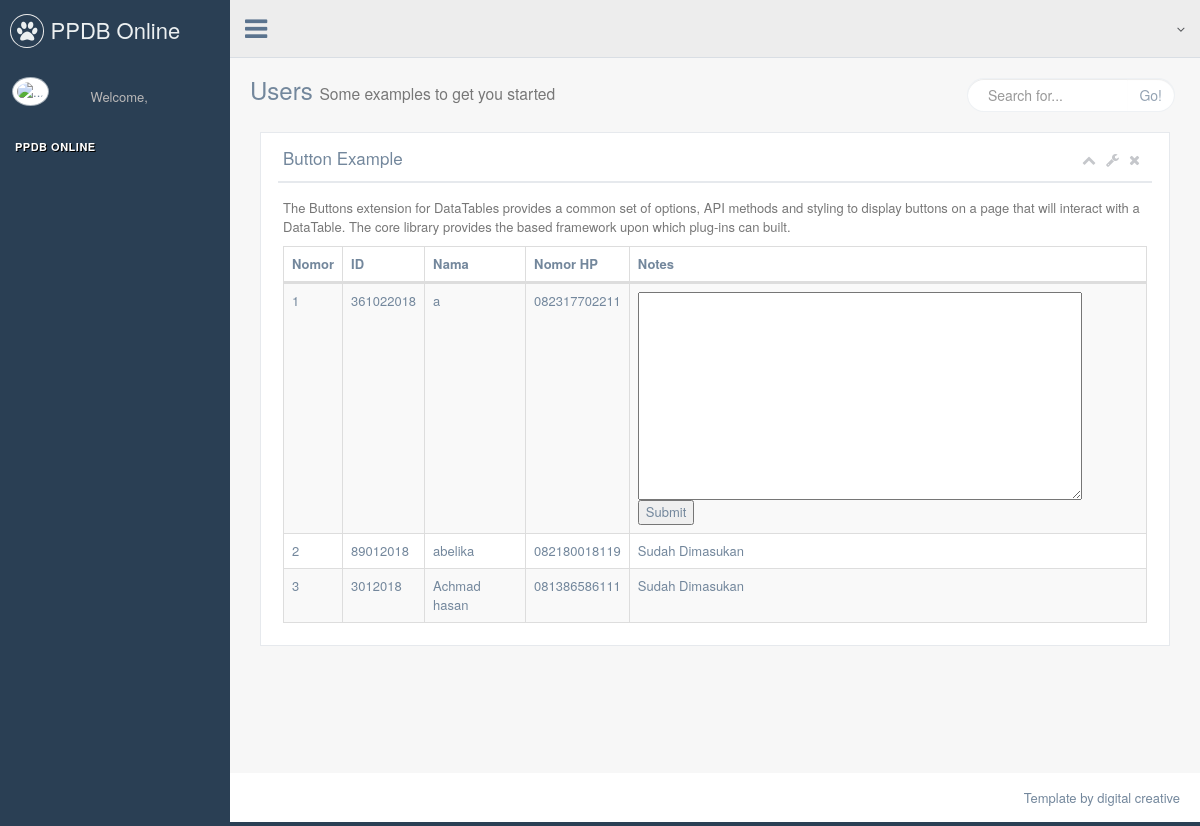
The page /index.php/admin/list_siswa_fase_3_notes on the database its author committed.
### tables this page shows
CREATE TABLE `membership` (
  `id` int(11) NOT NULL,
  `nama` varchar(255) DEFAULT NULL,
  `asal_daerah` varchar(255) DEFAULT NULL,
  `email` varchar(255) NOT NULL DEFAULT '',
  `role` int(11) DEFAULT '1',
  `status` int(11) NOT NULL DEFAULT '0',
  `foto_pribadi` varchar(2500) DEFAULT '',
  `password` varchar(32) DEFAULT NULL,
  `status_fase` int(11) NOT NULL DEFAULT '0',
  `melengkapi_data` int(11) NOT NULL DEFAULT '0',
  `fotokopi_rapor` int(11) NOT NULL DEFAULT '0',
  `pas_foto` int(11) NOT NULL DEFAULT '0',
  `fotokopi_ktp` int(11) NOT NULL DEFAULT '0',
  `fotokopi_kk` int(11) NOT NULL DEFAULT '0',
  `formulir_referensi` int(11) NOT NULL DEFAULT '0',
  `fotokopi_rekening_listrik` int(11) NOT NULL DEFAULT '0',
  `fotokopi_slip_gaji` int(11) NOT NULL DEFAULT '0',
  `surat_keterangan_tidak_mampu` int(11) NOT NULL DEFAULT '0',
  `fotokopi_ijazah` int(11) NOT NULL DEFAULT '0',
  `wni_domisili` int(11) NOT NULL DEFAULT '0',
  `usia_diatas_14` int(11) NOT NULL DEFAULT '0',
  `rata_rata_rapor` int(11) NOT NULL DEFAULT '0',
  `peringkat_10` int(11) NOT NULL DEFAULT '0',
  `tagihan_listrik` int(11) NOT NULL DEFAULT '0',
  `dukungan_referensi` int(11) NOT NULL DEFAULT '0',
  `lulusan_maksimal` int(11) NOT NULL DEFAULT '0',
  `tidak_sedang_menjabat` int(11) NOT NULL DEFAULT '0',
  `status_raport` int(11) NOT NULL DEFAULT '0',
  `skor_raport` int(11) NOT NULL DEFAULT '0',
  `status_organisasi` int(11) NOT NULL DEFAULT '0',
  `skor_organisasi` int(11) NOT NULL DEFAULT '0',
  `status_kepemimpinan` int(11) NOT NULL DEFAULT '0',
  `skor_kepimpinan` int(11) NOT NULL DEFAULT '0',
  `status_kreatifitas` int(11) NOT NULL DEFAULT '0',
  `skor_kreatifitas` int(11) NOT NULL DEFAULT '0',
  `status_keahlian_bidang` int(11) NOT NULL DEFAULT '0',
  `skor_keahlian_bidang` int(11) NOT NULL DEFAULT '0',
  `status_sertifikat_kota` int(11) NOT NULL DEFAULT '0',
  `skor_sertifikat_kota` int(11) NOT NULL DEFAULT '0',
  `status_sertifikat_provinsi` int(11) NOT NULL DEFAULT '0',
  `skor_sertifikat_provinsi` int(11) NOT NULL DEFAULT '0',
  `status_sertifikat_nasional` int(11) NOT NULL DEFAULT '0',
  `skor_sertifikat_nasional` int(11) NOT NULL DEFAULT '0',
  `status_essai` int(11) NOT NULL DEFAULT '0',
  `skor_essai` int(11) NOT NULL DEFAULT '0',
  `status_juara` int(11) NOT NULL DEFAULT '0',
  `skor_juara` int(11) NOT NULL DEFAULT '0',
  `status_juara_umum` int(11) NOT NULL DEFAULT '0',
  `skor_juara_umum` int(11) NOT NULL DEFAULT '0',
  `status_referensi` int(11) NOT NULL DEFAULT '0',
  `skor_referensi` int(11) NOT NULL DEFAULT '0',
  `notes` text NOT NULL,
  `status_notes` int(11) NOT NULL DEFAULT '0',
  `rumah_tampak_depan` int(11) NOT NULL DEFAULT '0',
  `rumah_tampak_belakang` int(11) NOT NULL DEFAULT '0',
  `rumah_tampak_kanan` int(11) NOT NULL DEFAULT '0',
  `rumah_tampak_kiri` int(11) NOT NULL DEFAULT '0',
  `ruang_tengah` int(11) NOT NULL DEFAULT '0',
  `kamar_tidur` int(11) NOT NULL DEFAULT '0',
  `dapur` int(11) NOT NULL DEFAULT '0',
  `kamar_mandi` int(11) NOT NULL DEFAULT '0',
  `ktp_ayah` int(11) NOT NULL DEFAULT '0',
  `ktp_ibu` int(11) NOT NULL DEFAULT '0',
  `kartu_keluarga` int(11) NOT NULL DEFAULT '0',
  `surat_keteranga_tidak_mampu` int(11) NOT NULL DEFAULT '0',
  `slip_gaji_ayah` int(11) NOT NULL DEFAULT '0',
  `slip_gaji_ibu` int(11) NOT NULL DEFAULT '0',
  `pembayaran_listrik` int(11) NOT NULL DEFAULT '0',
  `sewa_rumah` int(11) NOT NULL DEFAULT '0',
  `sertifikat` int(11) NOT NULL DEFAULT '0',
  `sk_organisasi` int(11) NOT NULL DEFAULT '0'
);

CREATE TABLE `data_pribadi` (
  `email` varchar(250) NOT NULL,
  `nama_lengkap` varchar(2500) DEFAULT '',
  `nisn` varchar(2500) DEFAULT '',
  `jenis_kelamin` varchar(250) DEFAULT '',
  `tanggal_lahir` varchar(2500) DEFAULT '',
  `tempat_lahir` varchar(2500) DEFAULT '',
  `kewarganegaraan` varchar(2500) DEFAULT '',
  `agama` varchar(2500) DEFAULT '',
  `golongan_darah` varchar(2500) DEFAULT '',
  `berat_badan` varchar(2500) DEFAULT '',
  `tinggi_badan` varchar(2500) DEFAULT '',
  `alamat` varchar(2500) DEFAULT '',
  `kota` varchar(2500) DEFAULT '',
  `nomor_telpon` varchar(2500) DEFAULT '',
  `informasi_beasiswa` varchar(250) DEFAULT '',
  `nama_saudara` varchar(2500) DEFAULT '',
  `nama_hubungan` varchar(2500) DEFAULT ''
);

### application/controllers/Admin.php (called while the page is built, shortened)
<?php
class Admin extends CI_Controller {
	  public function __construct()
    {
        $this->load->model('Data_Admin');
    }
	public function list_siswa_fase_3_notes()
	{
		$data['fase_3']= $this->Data_Admin->get_notes();
		$this->load->view('admin/list_notes',$data);
	}
}

### index.php (called while the page is built, shortened)
<?php
require_once BASEPATH.'core/CodeIgniter.php';

### application/models/Data_Admin.php (called while the page is built, shortened)
<?php
class Data_Admin extends CI_Model {
    public function get_notes()
    {
        $sql = "SELECT membership.id,membership.email,membership.nama,data_pribadi.nomor_telpon,membership.status_notes,membership.notes  FROM `membership`,`data_pribadi` where data_pribadi.email=membership.email and membership.status=2 AND `melengkapi_data` = 1 AND `fotokopi_rapor` = 1 AND `pas_foto` = 1 AND `fotokopi_ktp` = 1 AND `fotokopi_kk` = 1 AND `formulir_referensi` = 1 AND `fotokopi_rekening_listrik` = 1 AND `fotokopi_slip_gaji` = 1 AND `surat_keterangan_tidak_mampu` = 1 AND `fotokopi_ijazah` = 1 AND `wni_domisili` = 1 AND `usia_diatas_14` = 1 AND `rata_rata_rapor` = 1 AND `peringkat_10` = 1 AND `tagihan_listrik` = 1 AND `dukungan_referensi` = 1 AND `lulusan_maksimal` = 1 AND `tidak_sedang_menjabat` = 1  ";
        $query = $this->db->query($sql);
        return $query->result_array();
    }
}

### application/views/admin/list_notes.php (the view, shortened to what this page needs)
<!DOCTYPE html>
<html lang="en">
  <head>
    <link href="<?php echo base_url(); ?>/vendors/bootstrap/dist/css/bootstrap.min.css" rel="stylesheet">
    <link href="<?php echo base_url(); ?>/vendors/font-awesome/css/font-awesome.min.css" rel="stylesheet">
    <link href="<?php echo base_url(); ?>/vendors/nprogress/nprogress.css" rel="stylesheet">
    <link href="<?php echo base_url(); ?>/vendors/iCheck/skins/flat/green.css" rel="stylesheet">
    <link href="<?php echo base_url(); ?>/vendors/datatables.net-bs/css/dataTables.bootstrap.min.css" rel="stylesheet">
    <link href="<?php echo base_url(); ?>/vendors/datatables.net-buttons-bs/css/buttons.bootstrap.min.css" rel="stylesheet">
    <link href="<?php echo base_url(); ?>/vendors/datatables.net-fixedheader-bs/css/fixedHeader.bootstrap.min.css" rel="stylesheet">
    <link href="<?php echo base_url(); ?>/vendors/datatables.net-responsive-bs/css/responsive.bootstrap.min.css" rel="stylesheet">
    <link href="<?php echo base_url(); ?>/vendors/datatables.net-scroller-bs/css/scroller.bootstrap.min.css" rel="stylesheet">
    <link href="../build/css/custom.min.css" rel="stylesheet">
  </head>
  <body class="nav-md">
    <div class="container body">
      <div class="main_container">
        <div class="col-md-3 left_col">
          <div class="left_col scroll-view">
            <div class="navbar nav_title" style="border: 0;">
              <a href="<?php echo base_url(); ?>/home" class="site_title"><i class="fa fa-paw"></i> <span>PPDB Online SMAN SUMSEL !</span></a>
            </div>
            <div class="profile clearfix">
              <div class="profile_pic">
                <img src="images/img.jpg" alt="..." class="img-circle profile_img">
              </div>
              <div class="profile_info">
                <span>Welcome,</span>
              </div>
            </div>
            <br />
            <div id="sidebar-menu" class="main_menu_side hidden-print main_menu">
              <div class="menu_section">
                <h3>PPDB ONline</h3>
              </div>
            </div>
          </div>
        </div>
        <div class="top_nav">
          <div class="nav_menu">
            <nav>
              <div class="nav toggle">
                <a id="menu_toggle"><i class="fa fa-bars"></i></a>
              </div>
              <ul class="nav navbar-nav navbar-right">
                <li class="">
                  <a href="javascript:;" class="user-profile dropdown-toggle" data-toggle="dropdown" aria-expanded="false">
                    <span class=" fa fa-angle-down"></span>
                  </a>
                </li>
              </ul>
            </nav>
          </div>
        </div>
          <div class="right_col" role="main">
            <div class="">
              <div class="page-title">
                <div class="title_left">
                  <h3>Users <small>Some examples to get you started</small></h3>
                </div>
                <div class="title_right">
                  <div class="col-md-5 col-sm-5 col-xs-12 form-group pull-right top_search">
                    <div class="input-group">
                      <input type="text" class="form-control" placeholder="Search for...">
                      <span class="input-group-btn">
                        <button class="btn btn-default" type="button">Go!</button>
                      </span>
                    </div>
                  </div>
                </div>
              </div>
              <div class="clearfix"></div>
              <div class="col-md-12 col-sm-12 col-xs-12">
                <div class="x_panel">
                  <div class="x_title">
                    <h2>Button Example <small>Users</small></h2>
                    <ul class="nav navbar-right panel_toolbox">
                      <li><a class="collapse-link"><i class="fa fa-chevron-up"></i></a>
                      </li>
                      <li class="dropdown">
                        <a href="#" class="dropdown-toggle" data-toggle="dropdown" role="button" aria-expanded="false"><i class="fa fa-wrench"></i></a>
                      </li>
                      <li><a class="close-link"><i class="fa fa-close"></i></a>
                      </li>
                    </ul>
                    <div class="clearfix"></div>
                  </div>
                  <div class="x_content">
                    <p class="text-muted font-13 m-b-30">
                      The Buttons extension for DataTables provides a common set of options, API methods and styling to display buttons on a page that will interact with a DataTable. The core library provides the based framework upon which plug-ins can built.
                    </p>
                    <table id="datatable-buttons" class="table table-striped table-bordered">
                      <thead>
                        <tr>
                          <th>Nomor</th>
                          <th>ID</th>
                          <th>Nama</th>
                          <th>Nomor HP</th>
                          <th>Notes</th>
                        </tr>
                      </thead>
                      <tbody>
                         <?php
                        $nomor=1;
                        for ($i=0; $i<sizeof($fase_3); $i++){
                        ?>
                        <tr>
                           <td><?php echo $nomor; ?></td>
                          <td><?php echo $fase_3[$i]['id']; ?></td>
                          <td><?php echo $fase_3[$i]['nama']; ?></td>
                          <td><?php echo $fase_3[$i]['nomor_telpon']; ?></td>
                          <?php if($fase_3[$i]['status_notes']==0) : ?>
                               <td>
                                <form  action="<?php echo base_url(); ?>Admin/update_notes" method="post">
                                <textarea rows="10" cols="10" name="notes" id="notes" style="margin-left: 0px; margin-right: 0px; width: 444px;"></textarea>
                                <input type="submit" value="Submit">
                                </form>
                               </td>
                          <?php else : ?>
                               <td>Sudah Dimasukan</td>
                          <?php endif; ?>
                        </tr>
                        <?php $nomor++; } ?>
                      </tbody>
                    </table>
                  </div>
                </div>
              </div>
            </div>
          </div>
         <footer>
          <div class="pull-right">
            Template by digital creative
          </div>
          <div class="clearfix"></div>
        </footer>
      </div>
    </div>
  </body>
</html>

### rows shown on the page
membership: id "361022018", nama "a", data_pribadi.nomor_telpon "082317702211"
membership: id "89012018", nama "abelika", data_pribadi.nomor_telpon "082180018119", status_notes "Sudah Dimasukan"
membership: id "3012018", nama "Achmad hasan", data_pribadi.nomor_telpon "081386586111", status_notes "Sudah Dimasukan"
